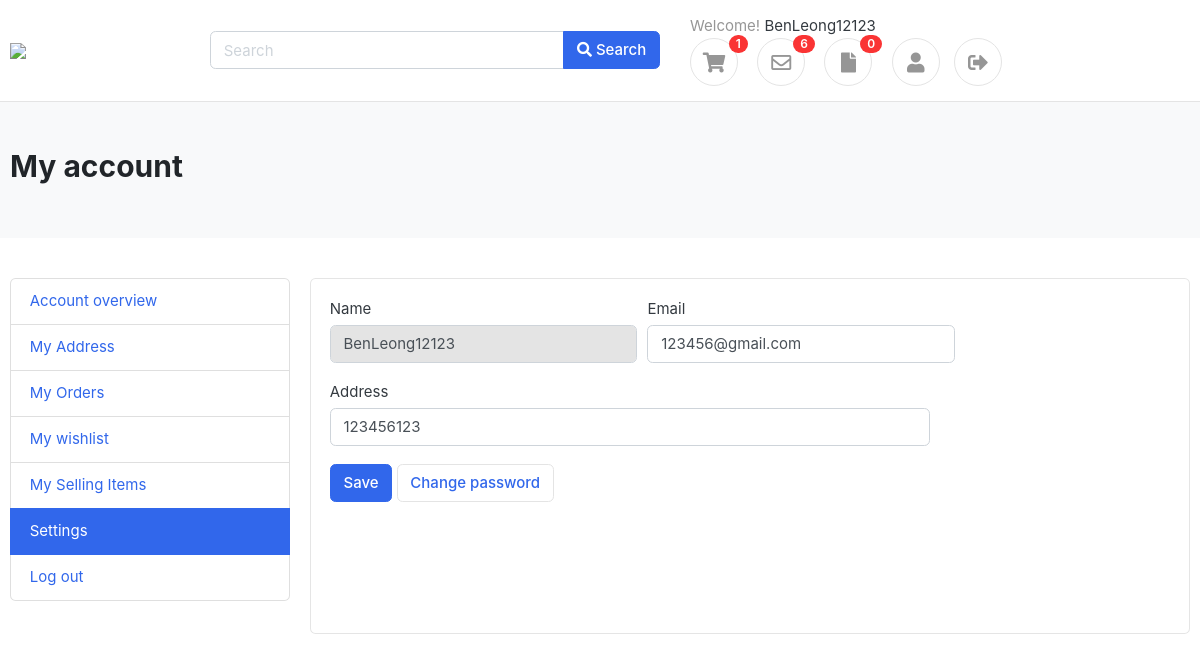
Page /Website/profile.php (signed in) on the committed database.
### tables this page shows
CREATE TABLE `user` (
  `u_id` int(8) NOT NULL,
  `name` text NOT NULL,
  `email` text NOT NULL,
  `password` text NOT NULL,
  `address` text NOT NULL
);

### Website/profile.php (the view, shortened to what this page needs)
<!DOCTYPE HTML>
<?php
include 'functionset.php';
$searching  = getelement("searching");
$conn = connection();
?>
<html lang="en">
<head>
<link href="css/bootstrap.css" rel="stylesheet" type="text/css"/>
<link href="fonts/fontawesome/css/all.min.css" type="text/css" rel="stylesheet">
<link href="plugins/fancybox/fancybox.min.css" type="text/css" rel="stylesheet">
<link href="css/ui.css" rel="stylesheet" type="text/css"/>
<link href="css/responsive.css" rel="stylesheet" media="only screen and (max-width: 1200px)" />
</head>
<body>
<header class="section-header">
<section class="header-main border-bottom">
	<div class="container">
<div class="row align-items-center">
	<div class="col-lg-2 col-4">
		<a href="index.php" class="brand-wrap">
			<img class="logo" src="images/logo.png">
		</a>
	</div>
	<div class="col-lg-6 col-sm-12">
			<div class="input-group" style="width: 450px;">
			    <input type="text"  class="form-control" <?php if($searching==""){echo 'placeholder="Search"';} else{echo 'value="'.$searching.'"';}?>  id="myTextBox" name="searching" >
			    <div class="input-group-append">
			      <button class="btn btn-primary" onClick="search()">
			        <i class="fa fa-search"></i> Search
			      </button>
			    </div>
		    </div>
	</div>
    <div class="col-lg-4 col-sm-4 col-15" style="width: 500px;">
     <div class="widgets-wrap float-md-right" style="width: 500px;">
			</div>
		</div>
	</div>
</div>
</section>
</header>
<section class="section-pagetop bg">
<div class="container">
	<h2 class="title-page">My account</h2>
</div>
</section>
<?php
$sql = 'SELECT * FROM user where name ="'.$_SESSION["name"].'"';
$result = mysqli_query($conn, $sql);
$row = mysqli_fetch_array($result);
    ?>
<section class="section-content padding-y">
<div class="container">
<div class="row">
	<aside class="col-md-3">
		<nav class="list-group">
			<a class="list-group-item" href="page-profile-main.html"> Account overview  </a>
			<a class="list-group-item" href="page-profile-address.html"> My Address </a>
			<a class="list-group-item" href="page-profile-orders.html"> My Orders </a>
			<a class="list-group-item" href="page-profile-wishlist.html"> My wishlist </a>
			<a class="list-group-item" href="page-profile-seller.html"> My Selling Items </a>
			<a class="list-group-item active" href="page-profile-setting.html"> Settings </a>
			<a class="list-group-item" href="page-index-1.html"> Log out </a>
		</nav>
	</aside>
	<main class="col-md-9">
	<div class="card">
      <div class="card-body">
     <form class="row" action="profile.php" method="POST">
     	<div class="col-md-9">
     		<div class="form-row">
				<div class="col form-group">
					<label>Name</label>
				  	<input type="text" class="form-control" disabled value="<?php echo $row[1] ?>" name="name">
				</div>
				<div class="col form-group">
					<label>Email</label>
				  	<input type="email" class="form-control" value="<?php echo $row[2] ?>" name="email">
				</div>
			</div>
			<div class="form-row">
				<div class="form-group col-md-6">
				  <label>Address</label>
				  <input type="text" class="form-control" style="width: 600px;" name="address" value="<?php echo $row[4] ?>">
				</div>
			</div>
			<button class="btn btn-primary">Save</button>
			<button class="btn btn-light"><a href="changepassword.php">Change password</a></button>
			<br><br><br><br><br><br>
     	</div>
      </form>
      </div>
    </div>
	</main>
</div>
</div>
</section>
</body>
</html>

### Website/css/ui.css (style rules this page uses)
html { font-family: "Inter", sans-serif; font-size: 15px; }
.padding-y { padding-top: 40px; padding-bottom: 40px; }
article:after, .form-group:after { display: block; clear: both; content: ""; }
.bg { background-color: #f8f9fa; }
.title-page { color: #212529; }
.header-main { position: relative; padding-top: 1rem; padding-bottom: 1rem; }
.brand-wrap .logo, .navbar-brand .logo { margin-right: 7px; max-height: 42px; display: inline-block; }
.btn-light { background-color: #fff; border-color: #e4e4e4; }
.section-pagetop { padding: 45px 0; }

### rows in the picture
user: name "BenLeong12123", email "123456@gmail.com", address "123456123"

### other values in the picture
$name "BenLeong12123"
$item "1"
$noti "6"
$o_item "0"
